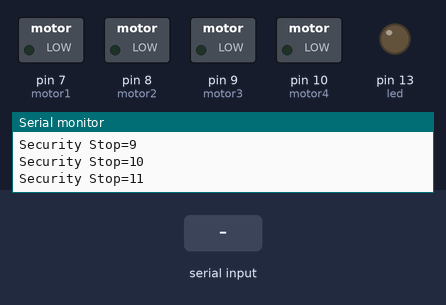
Bench run of a sketch on a simulated Arduino Uno, built with avr-gcc and run on an emulated ATmega328P. On the bench: switched loads named in the sketch (green lamp = pin HIGH), output pins drawn as LEDs (lit = HIGH), the last lines printed to the serial monitor. The inputs (shaded band) are chosen by the test bench.

Above: at 3.2 s.
3.3 s: "2" received over Serial
At 4.5 s:
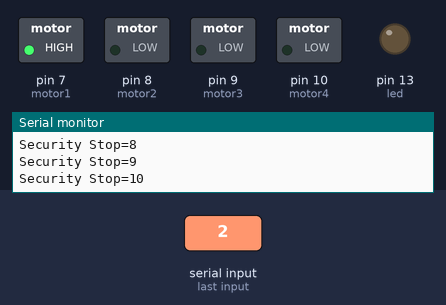
4.8 s: "3" received over the second serial link
At 5.8 s:
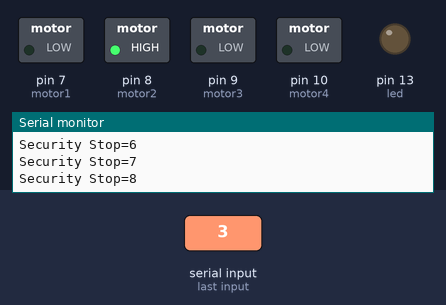
6.3 s: "2" received over the second serial link
At 7.1 s:
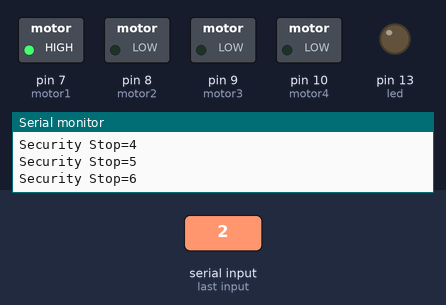
7.8 s: "1" received over Serial
At 8.4 s:
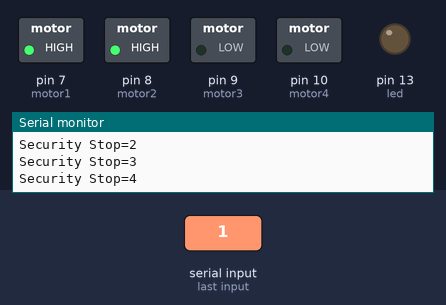
9.3 s: "3" received over Serial
At 9.7 s:
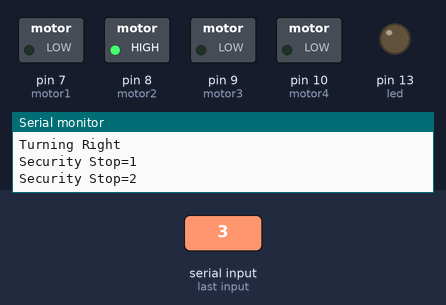
10.8 s: "0" received over the second serial link
At 12.2 s:
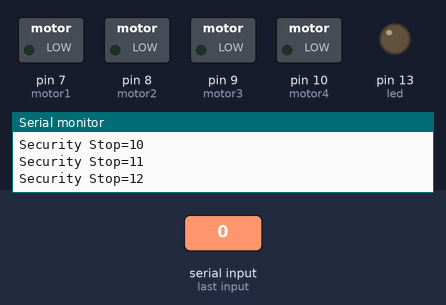
Timing chart, 0 to 13.3 s (numbered marks = the images above; inputs shaded):
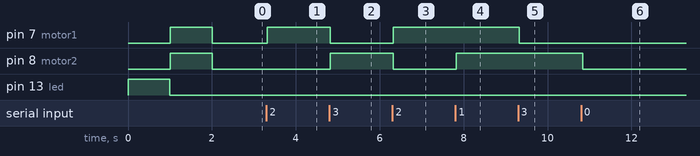

Measured:
- after the input at 3.3 s, pin 7 (motor1): LOW → HIGH at once
- after the input at 4.8 s, pin 7 (motor1): HIGH → LOW at once; pin 8 (motor2): LOW → HIGH at once
- after the input at 6.3 s, pin 7 (motor1): LOW → HIGH at once; pin 8 (motor2): HIGH → LOW at once
- after the input at 7.8 s, pin 8 (motor2): LOW → HIGH at once
- after the input at 9.3 s, pin 7 (motor1): HIGH → LOW at once
- after the input at 10.8 s, pin 8 (motor2): HIGH → LOW at once

The sketch:

BluetoothHC05Control2MotoresTransistoresCoche.ino
```cpp
#include <SoftwareSerial.h>
#include <TimerOne.h>

#define rxPin 2
#define txPin 3

SoftwareSerial mySerial= SoftwareSerial(rxPin, txPin);

// Pin 13 has an LED connected on most Arduino boards.
// give it a name:
int led = 13;
int motor1 = 7;
int motor2 = 8;
int motor3 = 9;
int motor4 = 10;
// OPERADOR

byte var;

int securityStop = 0;

// the setup routine runs once when you press reset:
void setup() {
  // PUERTO SERIE BLUETOOTH

   mySerial.begin(9600);
   Serial.begin(9600);

  // make the pushbutton's pin an input:
  //pinMode(pushButton, INPUT);

    // initialize the digital pin as an output.
  pinMode(led, OUTPUT);
  pinMode(motor1, OUTPUT);
  pinMode(motor2, OUTPUT);
  pinMode(motor3, OUTPUT);
  pinMode(motor4, OUTPUT);

  digitalWrite(led, HIGH);
  delay(1000);
  digitalWrite(led, LOW);
  //digitalWrite(motor1, HIGH);
  //digitalWrite(motor2, HIGH);
  //digitalWrite(motor3, HIGH);
  //digitalWrite(motor4, HIGH);


  Serial.println("Motor server running");
  Serial.println("0 forward");
  Serial.println("1 stop");
  Serial.println("2 left");
  Serial.println("3 right");

  Serial.println("Testing forward");
  digitalWrite(motor1, HIGH);
  digitalWrite(motor2, HIGH);
  delay(1000);
  digitalWrite(motor1, LOW);
  digitalWrite(motor2, LOW);

  securityStop = 0;
}

// the loop routine runs over and over again forever:
void loop() {

   if(mySerial.available()){
    char var2 = mySerial.read();
    Serial.print("Recibido comando:");
    Serial.println(var2);
    switch(var2){
      case '1': //forward
              Serial.println("Moving forward");
              digitalWrite(motor1, HIGH);
              digitalWrite(motor2, HIGH);
              mySerial.write(10);
              securityStop = 0;
              break;
      case '0': //stop
              Serial.println("Stop");
              digitalWrite(motor1, LOW);
              digitalWrite(motor2, LOW);
              mySerial.write(11);
              securityStop = 0;
              break;
       case '2': //left
              Serial.println("Turning Left");
              digitalWrite(motor1, HIGH);
              digitalWrite(motor2, LOW);
              mySerial.write(12);
              securityStop = 0;
              break;
       case '3': //right
              Serial.println("Turning Right");
              digitalWrite(motor1, LOW);
              digitalWrite(motor2, HIGH);
              mySerial.write(13);
              securityStop = 0;
              break;
    }
   delay(100);        // delay in between reads for stability
  }else if(Serial.available()){
    char var2 = Serial.read();
    Serial.print("Recibido comando:");
    Serial.println(var2);
    switch(var2){
      case '1': //forward
              Serial.println("Moving forward");
              digitalWrite(motor1, HIGH);
              digitalWrite(motor2, HIGH);
              Serial.write(10);
              securityStop = 0;
              break;
      case '0': //stop
              Serial.println("Stop");
              digitalWrite(motor1, LOW);
              digitalWrite(motor2, LOW);
              Serial.write(11);
              securityStop = 0;
              break;
       case '2': //left
              Serial.println("Turning Left");
              digitalWrite(motor1, HIGH);
              digitalWrite(motor2, LOW);
              Serial.write(12);
              securityStop = 0;
              break;
       case '3': //right
              Serial.println("Turning Right");
              digitalWrite(motor1, LOW);
              digitalWrite(motor2, HIGH);
              Serial.write(13);
              securityStop = 0;
              break;
    }
   delay(100);        // delay in between reads for stability
  }else{
    delay(100);
    if (securityStop>50){
       digitalWrite(motor1, LOW);
       digitalWrite(motor2, LOW);
    }else{
       securityStop=securityStop+1;
       Serial.print("Security Stop="); Serial.println(securityStop);
    }
  }


}
```
